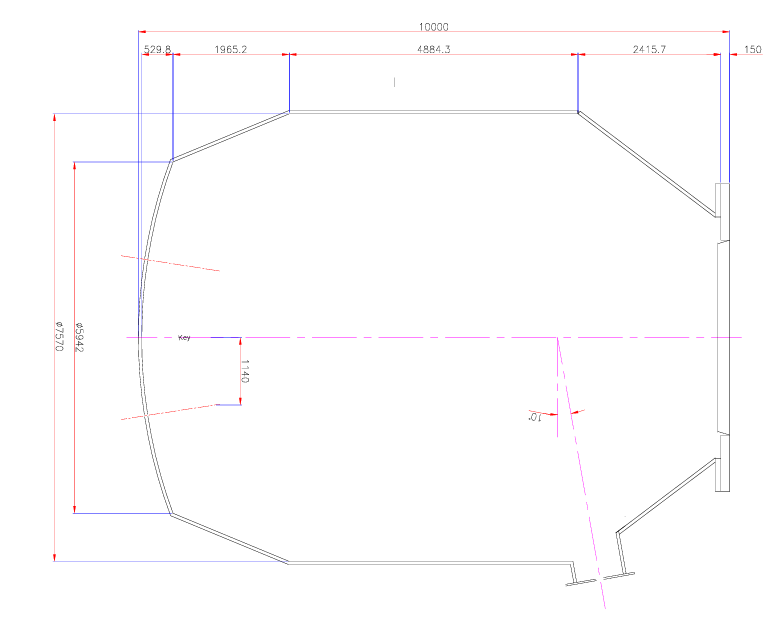
#> input picture data/sample_drawings/pressure_vessel_profile.png, 780 x 632 px
$ python -i opencv_processor.py   (imports and definitions only)
#> lines starting #> are read from the running program, lines starting #| are printed output that depends on the picture; after the words box and inside, x2 and y2 are one past the last pixel; in counts of white or black regions, pixels touching at a corner belong together
"""
app/services/part2_extraction/opencv_processor.py
==================================================
Part 2 — OpenCV Geometry Processing.

Processes the raw drawing image to extract structural geometry:
  1. Line detection (Hough Lines) — identify dimension lines, shell outline
  2. Circle/ellipse detection — identify circular cross-sections, nozzle bores
  3. Contour analysis — extract vessel outline and zone boundaries
  4. Scale estimation — map pixel distances to real dimensions using known dims
  5. Zone detection — split the vessel profile into discrete segments where
     the radius or slope changes, driven by the vessel contour profile curve

Outputs structured geometry primitives used by the geometry assembler.
"""
from __future__ import annotations

import math
from dataclasses import dataclass, field

import cv2
import numpy as np
from loguru import logger


# ── Data structures ───────────────────────────────────────────────────────────

@dataclass
class DetectedLine:
    """A line segment detected in the drawing."""
    x1: int
    y1: int
    x2: int
    y2: int
    length_px: float = 0.0
    angle_deg: float = 0.0   # 0° = horizontal, 90° = vertical


@dataclass
class DetectedCircle:
    """A circle detected in the drawing (Hough Circles)."""
    cx: int
    cy: int
    radius_px: int


@dataclass
class DetectedContour:
    """A structural contour (polygon approximation)."""
    points: np.ndarray
    area_px: float
    perimeter_px: float
    bounding_rect: tuple[int, int, int, int]   # (x, y, w, h)
    aspect_ratio: float


@dataclass
class VesselZone:
    """
    A discrete axial zone of the vessel where the outer profile changes slope.
    Zones are ordered bottom→top in image Y coordinates (top of image = vessel top).
    """
    y_top_px: int          # pixel y-coordinate of the top boundary of this zone
    y_bottom_px: int       # pixel y-coordinate of the bottom boundary of this zone
    height_px: float       # zone height in pixels
    radius_left_px: float  # outer shell radius at left edge (pixel distance from axis)
    radius_right_px: float # outer shell radius at right edge (average of both sides)
    radius_top_px: float   # radius at the narrow end (top of zone)
    radius_bottom_px: float # radius at the wide end (bottom of zone)
    slope_deg: float       # taper angle in degrees (0 = cylinder)
    zone_type: str = "unknown"  # cylinder | cone | dome | neck | flat_bottom


@dataclass
class OpenCVGeometryResult:
    """All geometry primitives extracted from one drawing image."""
    lines: list[DetectedLine] = field(default_factory=list)
    circles: list[DetectedCircle] = field(default_factory=list)
    contours: list[DetectedContour] = field(default_factory=list)
    # Estimated scale: pixels per mm (None if not determined)
    scale_px_per_mm: float | None = None
    # Largest detected bounding rectangle (likely the vessel outline)
    vessel_bounding_rect: tuple[int, int, int, int] | None = None
    # ── NEW: Discrete axial zones extracted from vessel profile ───────────────
    vessel_zones: list[VesselZone] = field(default_factory=list)
    # Vessel axis in pixel space (x coordinate of symmetry axis)
    vessel_axis_x_px: int | None = None


# ── Public API ────────────────────────────────────────────────────────────────

def process_geometry(
    image_bgr: np.ndarray,
    known_dimension_mm: float | None = None,
    known_dimension_px: float | None = None,
) -> OpenCVGeometryResult:
    """
    Run the full OpenCV geometry extraction pipeline.

    Args:
        image_bgr:             Input drawing image.
        known_dimension_mm:    A known real-world dimension (mm) for scale calc.
        known_dimension_px:    Pixel length corresponding to known_dimension_mm.

    Returns:
        OpenCVGeometryResult with detected lines, circles, contours, and zones.
    """
    result = OpenCVGeometryResult()

    # ── Preprocessing ─────────────────────────────────────────────────────────
    gray = cv2.cvtColor(image_bgr, cv2.COLOR_BGR2GRAY)
    blurred = cv2.GaussianBlur(gray, (5, 5), 0)
    edges = cv2.Canny(blurred, threshold1=50, threshold2=150, apertureSize=3)

    # ── 1. Line detection ─────────────────────────────────────────────────────
    result.lines = _detect_lines(edges)
    logger.debug(f"[OpenCV] Detected {len(result.lines)} line segments")

    # ── 2. Circle detection ───────────────────────────────────────────────────
    result.circles = _detect_circles(gray)
    logger.debug(f"[OpenCV] Detected {len(result.circles)} circles")

    # ── 3. Contour analysis ───────────────────────────────────────────────────
    result.contours = _detect_contours(edges, image_bgr.shape[:2])
    logger.debug(f"[OpenCV] Detected {len(result.contours)} significant contours")

    # ── 4. Vessel bounding rectangle ──────────────────────────────────────────
    result.vessel_bounding_rect = _find_vessel_bounding_rect(result.contours)

    # ── 5. Scale estimation ───────────────────────────────────────────────────
    if known_dimension_mm and known_dimension_px:
        result.scale_px_per_mm = known_dimension_px / known_dimension_mm
        logger.info(
            f"[OpenCV] Scale estimated: {result.scale_px_per_mm:.4f} px/mm"
        )
    elif result.vessel_bounding_rect and known_dimension_mm:
        # Estimate from the bounding rect's larger dimension
        _, _, w, h = result.vessel_bounding_rect
        larger_px = max(w, h)
        result.scale_px_per_mm = larger_px / known_dimension_mm
        logger.info(
            f"[OpenCV] Scale estimated from bounding rect: "
            f"{result.scale_px_per_mm:.4f} px/mm"
        )

    # ── 6. Vessel zone detection (NEW) ────────────────────────────────────────
    result.vessel_zones, result.vessel_axis_x_px = _detect_vessel_zones(
        gray, edges, result.vessel_bounding_rect
    )
    logger.info(
        f"[OpenCV] Detected {len(result.vessel_zones)} vessel zones "
        f"from profile contour"
    )

    logger.info("[OpenCV] Geometry processing complete.")
    return result


# [7 lines left out: function pixels_to_mm, not called in this run]


# ── Private helpers ────────────────────────────────────────────────────────────

def _detect_lines(edges: np.ndarray) -> list[DetectedLine]:
    """Detect line segments using Probabilistic Hough Transform."""
    raw_lines = cv2.HoughLinesP(
        edges,
        rho=1,
        theta=np.pi / 180,
        threshold=80,
        minLineLength=50,
        maxLineGap=10,
    )

    lines: list[DetectedLine] = []
    if raw_lines is None:
        return lines

    for seg in raw_lines:
        # OpenCV 4: seg shape is (1, 4) → seg[0]
        # OpenCV 5: seg shape is (4,)   → seg directly
        coords = seg[0] if seg.ndim == 2 else seg
        x1, y1, x2, y2 = int(coords[0]), int(coords[1]), int(coords[2]), int(coords[3])
        dx, dy = x2 - x1, y2 - y1
        length = float(np.hypot(dx, dy))
        angle = float(np.degrees(np.arctan2(dy, dx))) % 180
        lines.append(DetectedLine(x1, y1, x2, y2, length, angle))

    # Sort by length descending (longest lines first = vessel outlines)
    lines.sort(key=lambda l: l.length_px, reverse=True)
    return lines


def _detect_circles(gray: np.ndarray) -> list[DetectedCircle]:
    """Detect circles using Hough Circle Transform."""
    h, w = gray.shape
    scale = 1.0
    if max(h, w) > 2000:
        scale = 2000.0 / max(h, w)
        small_gray = cv2.resize(gray, (int(w * scale), int(h * scale)), interpolation=cv2.INTER_AREA)
    else:
        small_gray = gray

    sh, sw = small_gray.shape
    min_radius = max(10, min(sh, sw) // 50)
    max_radius = min(sh, sw) // 3

    raw = cv2.HoughCircles(
        small_gray,
        cv2.HOUGH_GRADIENT,
        dp=1.2,
        minDist=min_radius * 2,
        param1=50,
        param2=30,
        minRadius=min_radius,
        maxRadius=max_radius,
    )

    circles: list[DetectedCircle] = []
    if raw is None:
        return circles

    for c in np.round(raw[0, :]).astype(int):
        circles.append(DetectedCircle(cx=int(c[0] / scale), cy=int(c[1] / scale), radius_px=int(c[2] / scale)))

    # Sort by radius descending (largest first = vessel bore)
    circles.sort(key=lambda c: c.radius_px, reverse=True)
    return circles


def _detect_contours(
    edges: np.ndarray, image_shape: tuple[int, int]
) -> list[DetectedContour]:
    """Find and analyse significant contours in the edge image."""
    h, w = image_shape
    total_area = h * w

    contours_raw, _ = cv2.findContours(
        edges, cv2.RETR_EXTERNAL, cv2.CHAIN_APPROX_SIMPLE
    )

    result: list[DetectedContour] = []
    for cnt in contours_raw:
        area = cv2.contourArea(cnt)
        if area < total_area * 0.001:   # ignore tiny noise
            continue

        perimeter = cv2.arcLength(cnt, closed=True)
        x, y, cw, ch = cv2.boundingRect(cnt)
        aspect = cw / ch if ch > 0 else 0.0

        result.append(
            DetectedContour(
                points=cnt,
                area_px=area,
                perimeter_px=perimeter,
                bounding_rect=(x, y, cw, ch),
                aspect_ratio=aspect,
            )
        )

    # Sort by area descending
    result.sort(key=lambda c: c.area_px, reverse=True)
    return result


def _find_vessel_bounding_rect(
    contours: list[DetectedContour],
) -> tuple[int, int, int, int] | None:
    """
    Estimate the vessel body bounding rectangle.

    Heuristic: look for a large contour with high aspect ratio
    (vessel shell is much wider than it is tall in elevation view).
    """
    for cnt in contours:
        if cnt.aspect_ratio > 2.5:   # wide elongated shape = vessel elevation
            return cnt.bounding_rect
    # Fallback: return largest contour bounding rect
    if contours:
        return contours[0].bounding_rect
    return None


# ── Vessel zone detection ──────────────────────────────────────────────────────

def _detect_vessel_zones(
    gray: np.ndarray,
    edges: np.ndarray,
    vessel_rect: tuple[int, int, int, int] | None,
) -> tuple[list[VesselZone], int | None]:
    """
    Detect discrete axial zones of the vessel by analysing its horizontal
    outer-profile envelope row-by-row.

    Strategy:
      1. Crop the image to the vessel bounding rectangle.
      2. For each row of pixels (= one axial level of the vessel),
         measure the horizontal extent of the vessel boundary pixels.
      3. Track where the radius (half-width) changes slope significantly —
         these are zone boundaries (cylinder↔cone↔dome transitions).
      4. Group rows into segments of similar slope.

    Returns:
        (zones, axis_x_px) — zones are ordered top→bottom (image coords).
        Returns ([], None) if detection fails.
    """
    if vessel_rect is None:
        logger.debug("[OpenCV-Zones] No vessel bounding rect — skipping zone detection")
        return [], None

    vx, vy, vw, vh = vessel_rect
    img_h, img_w = gray.shape[:2]

    # Clamp to image boundaries
    x0 = max(0, vx)
    y0 = max(0, vy)
    x1 = min(img_w, vx + vw)
    y1 = min(img_h, vy + vh)

    if (x1 - x0) < 20 or (y1 - y0) < 20:
        logger.debug("[OpenCV-Zones] Vessel rect too small for zone analysis")
        return [], None

    # ── Build the vessel edge image in the cropped region ─────────────────────
    crop_edges = edges[y0:y1, x0:x1]

    # Use a dilated mask to bridge small gaps in the edge drawing
    kernel = cv2.getStructuringElement(cv2.MORPH_RECT, (3, 3))
    dilated = cv2.dilate(crop_edges, kernel, iterations=2)

    crop_h, crop_w = dilated.shape
    if crop_h < 10 or crop_w < 10:
        return [], None

    is_horizontal = crop_w > crop_h * 1.1
    if is_horizontal:
        dilated = dilated.T
        crop_h, crop_w = dilated.shape

    # ── Extract left-edge and right-edge x-positions per row ──────────────────
    # For each row (axial cross-section), find the leftmost and rightmost
    # white (edge) pixel → these are the vessel shell boundary pixels.
    left_edge_x  = np.full(crop_h, -1, dtype=np.float32)
    right_edge_x = np.full(crop_h, -1, dtype=np.float32)

    for row_idx in range(crop_h):
        row = dilated[row_idx, :]
        nonzero = np.where(row > 0)[0]
        if len(nonzero) >= 2:
            left_edge_x[row_idx]  = float(nonzero[0])
            right_edge_x[row_idx] = float(nonzero[-1])

    # ── Fill gaps (rows where no edge pixels were found) ─────────────────────
    left_edge_x  = _fill_gaps(left_edge_x)
    right_edge_x = _fill_gaps(right_edge_x)

    # Axis is the centre of the vessel profile
    valid = (left_edge_x >= 0) & (right_edge_x >= 0)
    if valid.sum() < 10:
        logger.debug("[OpenCV-Zones] Too few valid edge rows")
        return [], None

    axis_x_crop = float(np.mean(
        (left_edge_x[valid] + right_edge_x[valid]) / 2.0
    ))

    if is_horizontal:
        axis_x_img = int(y0 + axis_x_crop)
    else:
        axis_x_img = int(x0 + axis_x_crop)

    # Radius profile: half-width from axis to right edge (more stable side)
    radius_px_profile = np.where(
        right_edge_x >= 0,
        right_edge_x - axis_x_crop,
        -1.0,
    ).astype(np.float32)

    # Smooth the radius profile to reduce OCR annotation noise
    radius_smooth = _smooth_1d(radius_px_profile, window=max(5, crop_h // 60))

    # ── Detect slope-change breakpoints ───────────────────────────────────────
    breakpoints = _find_slope_breakpoints(radius_smooth, crop_h)
    logger.debug(f"[OpenCV-Zones] Found {len(breakpoints)} breakpoints at rows: {breakpoints}")

    # ── Build VesselZone objects from breakpoints ──────────────────────────────
    zones: list[VesselZone] = []
    boundaries = [0] + breakpoints + [crop_h - 1]

    for i in range(len(boundaries) - 1):
        row_top = boundaries[i]
        row_bot = boundaries[i + 1]
        if row_bot - row_top < 3:
            continue

        r_top = float(radius_smooth[row_top]) if radius_smooth[row_top] > 0 else 0.0
        r_bot = float(radius_smooth[row_bot]) if radius_smooth[row_bot] > 0 else 0.0

        # Mean radius
        seg_radii = radius_smooth[row_top:row_bot + 1]
        r_mean = float(np.mean(seg_radii[seg_radii > 0])) if (seg_radii > 0).any() else 0.0

        h_px = float(row_bot - row_top)

        # Slope angle (half-cone angle)
        if h_px > 0:
            delta_r = abs(r_top - r_bot)
            slope_deg = math.degrees(math.atan2(delta_r, h_px))
        else:
            slope_deg = 0.0

        # Classify zone type
        zone_type = _classify_zone(r_top, r_bot, h_px, slope_deg)

        zone = VesselZone(
            y_top_px=int(y0 + row_top),
            y_bottom_px=int(y0 + row_bot),
            height_px=h_px,
            radius_left_px=r_mean,
            radius_right_px=r_mean,
            radius_top_px=r_top,
            radius_bottom_px=r_bot,
            slope_deg=slope_deg,
            zone_type=zone_type,
        )
        zones.append(zone)

    logger.info(
        f"[OpenCV-Zones] Assembled {len(zones)} zones from {len(breakpoints)} breakpoints"
    )
    return zones, axis_x_img


def _fill_gaps(arr: np.ndarray, missing_val: float = -1.0) -> np.ndarray:
    """Linear interpolation to fill rows where no edge was detected."""
    result = arr.copy()
    n = len(result)
    i = 0
    while i < n:
        if result[i] == missing_val:
            # Find next valid value
            j = i + 1
            while j < n and result[j] == missing_val:
                j += 1
            # Find previous valid value
            prev_val = result[i - 1] if i > 0 else result[j] if j < n else 0.0
            next_val = result[j] if j < n else prev_val
            # Interpolate
            span = j - i + 1
            for k in range(i, min(j, n)):
                t = (k - i + 1) / span
                result[k] = prev_val * (1.0 - t) + next_val * t
            i = j
        else:
            i += 1
    return result


def _smooth_1d(arr: np.ndarray, window: int = 7) -> np.ndarray:
    """Simple moving-average smooth of a 1D float array."""
    if window < 2:
        return arr.copy()
    kernel = np.ones(window) / window
    smoothed = np.convolve(arr, kernel, mode="same")
    return smoothed.astype(np.float32)


def _find_slope_breakpoints(
    radius_profile: np.ndarray,
    n_rows: int,
    min_zone_height: int = 20,
    slope_change_threshold: float = 1.5,
) -> list[int]:
    """
    Find rows where the slope of the radius profile changes significantly.

    Uses a sliding-window first-derivative approach:
      - Compute dr/dy in a small window before and after each row.
      - Where |slope_after - slope_before| exceeds threshold → breakpoint.

    Returns list of row indices (sorted ascending).
    """
    if len(radius_profile) < min_zone_height * 2:
        return []

    # Derivative of radius w.r.t. row index
    w = max(3, min_zone_height // 4)
    drdy = np.gradient(radius_profile.astype(np.float64))

    # Smooth the derivative to reduce noise
    drdy_smooth = _smooth_1d(drdy.astype(np.float32), window=w * 2)

    breakpoints: list[int] = []
    last_bp = 0

    for i in range(w, n_rows - w):
        slope_before = float(drdy_smooth[max(0, i - w)])
        slope_after  = float(drdy_smooth[min(n_rows - 1, i + w)])
        change = abs(slope_after - slope_before)

        if change >= slope_change_threshold and (i - last_bp) >= min_zone_height:
            breakpoints.append(i)
            last_bp = i

    return breakpoints


def _classify_zone(
    r_top: float,
    r_bottom: float,
    height_px: float,
    slope_deg: float,
) -> str:
    """Classify a vessel zone from its geometry."""
    r_ratio = r_top / r_bottom if r_bottom > 0 else 1.0

    if height_px < 5:
        return "flat_bottom"
    if slope_deg < 2.0:
        return "cylinder"
    if r_ratio < 0.4 and slope_deg > 20:
        return "neck"
    if slope_deg > 5.0:
        return "cone"
    return "dome"

>>> import cv2
>>> picture = cv2.imread('../../../data/sample_drawings/pressure_vessel_profile.png')
#> picture is the input picture: shape (632, 780, 3); mean B, G, R 253.6, 253, 253.6
>>> result = process_geometry(picture)
#> in process_geometry, `edges = cv2.Canny(blurred, threshold1=50, threshold2=150, apertureSize..`:
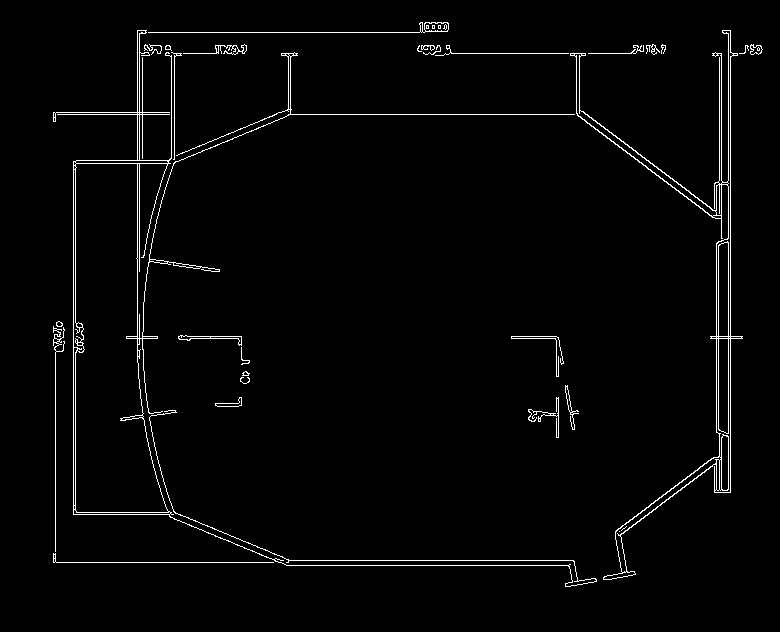
#> edges: shape (632, 780); 2.2% white in thin lines or dots, all inside (x1, y1, x2, y2) = (53, 22, 763, 587)
#> in _detect_lines, `raw_lines = cv2.HoughLinesP( edges, rho=1, theta=np.pi / 180, threshol..`: raw_lines = 37 rows, first 6: [730, 492, 730, 30], [728, 492, 728, 30], [288, 114, 587, 114], [73, 514, 73, 161], [75, 514, 75, 161], [137, 362, 137, 30]
#> the loop in _detect_lines, `for seg in raw_lines:` made 37 passes
#> (x1, y1, x2, y2, dx, dy, length, angle) on passes 1 to 4: (730, 492, 730, 30, 0, -462, 462, 90), (728, 492, 728, 30, 0, -462, 462, 90), (288, 114, 587, 114, 299, 0, 299, 0), (73, 514, 73, 161, 0, -353, 353, 90)
#> after the loop in _detect_lines, `for seg in raw_lines:`: lines = 37 items
#> in _detect_circles, `raw = cv2.HoughCircles( small_gray, cv2.HOUGH_GRADIENT, dp=1.2, minDis..`: raw = 248 rows, first 8: [239.4, 216.6, 186.8], [348.6, 360.6, 209.3], [538.2, 221.4, 192.1], [312.6, 388.2, 172.2], [324.6, 305.4, 196.1], [300.6, 191.4, 161.8], [516.6, 360.6, 201.4], [342.6, 233.4, 204]
#> the loop in _detect_circles, `for c in np.round(raw[0, :]).astype(int):` made 248 passes
#> c on passes 1 to 3: [239, 217, 187], [349, 361, 209], [538, 221, 192]
#> after the loop in _detect_circles, `for c in np.round(raw[0, :]).astype(int):`: circles = 248 items
#> in _detect_contours, `contours_raw, _ = cv2.findContours( edges, cv2.RETR_EXTERNAL, cv2.CHAI..`: contours_raw = 27 contours, 14 with area under 20; largest, box (x1, y1, x2, y2) and area: (53, 30, 597, 587) 25262, (570, 30, 743, 580) 6610, (148, 22, 449, 33) 230, (178, 335, 242, 346) 164, (215, 397, 242, 407) 88
#> the loop in _detect_contours, `for cnt in contours_raw:` made 27 passes
#> area on passes 2, 3, 4, 9: 31, 88.5, 77.5, 164
#> after the loop in _detect_contours, `for cnt in contours_raw:`: result = 2 items
#> the loop in _find_vessel_bounding_rect, `for cnt in contours:` made 2 passes
#> in process_geometry, `result.vessel_bounding_rect = _find_vessel_bounding_rect(result.contou..`: result.vessel_bounding_rect = (53, 30, 544, 557)
#> in _detect_vessel_zones, `vx, vy, vw, vh = vessel_rect`: vx = 53; vy = 30; vw = 544; vh = 557
#> in _detect_vessel_zones, `x0 = max(0, vx)`: x0 = 53
#> in _detect_vessel_zones, `y0 = max(0, vy)`: y0 = 30
#> in _detect_vessel_zones, `x1 = min(img_w, vx + vw)`: x1 = 597
#> in _detect_vessel_zones, `y1 = min(img_h, vy + vh)`: y1 = 587
#> in _detect_vessel_zones, `crop_edges = edges[y0:y1, x0:x1]`:
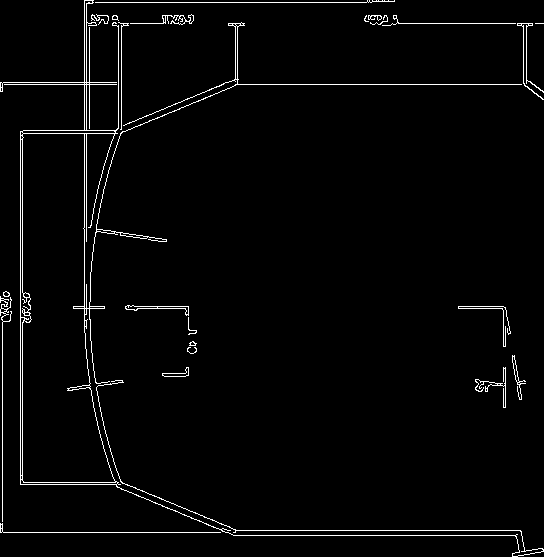
#> crop_edges: shape (557, 544); 2.4% white in thin lines or dots
#> in _detect_vessel_zones, `dilated = cv2.dilate(crop_edges, kernel, iterations=2)`:
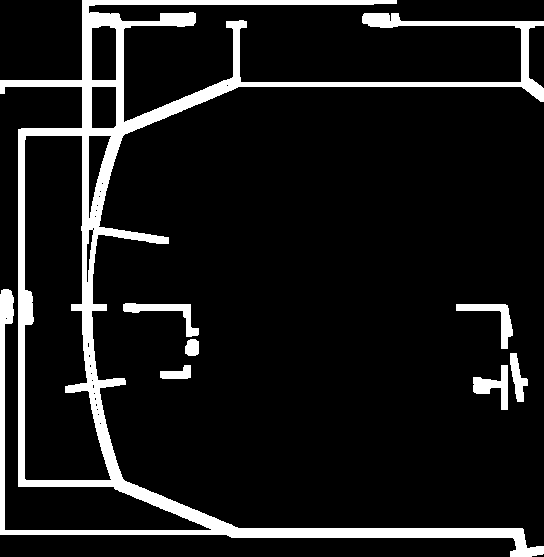
#> dilated: shape (557, 544); 10.3% white; 7 white regions, largest, box (x1, y1, x2, y2) and area: (0, 0, 544, 557) 28256, (123, 303, 199, 337) 725, (456, 304, 513, 349) 717
#> the loop in _detect_vessel_zones, `for row_idx in range(crop_h):` made 557 passes
#> nonzero on passes 6 to 8: [82, 83, 84, 85, 86, 87, 88, 89, 90, 91, 92, 93, 94], [82, 83, 84, 85, 86, 87, 88], [82, 83, 84, 85, 86, 87, 88]
#> after the loop in _detect_vessel_zones, `for row_idx in range(crop_h):`: left_edge_x = 557 values, max 516 at index 546, min 0 at index 80, mean 40.75; right_edge_x = 557 values, max 543 at index 21, min 88 at index 6, mean 283.3
#> in _fill_gaps, `result = arr.copy()`: result has the same summary as left_edge_x in _detect_vessel_zones
#> in _fill_gaps, `n = len(result)`: n = 557
#> in _detect_vessel_zones, `axis_x_crop = float(np.mean( (left_edge_x[valid] + right_edge_x[valid]..`: axis_x_crop = 162
#> in _detect_vessel_zones, `axis_x_img = int(x0 + axis_x_crop)`: axis_x_img = 215
#> in _detect_vessel_zones, `radius_px_profile = np.where( right_edge_x >= 0, right_edge_x - axis_x..`: radius_px_profile = 557 values, max 381 at index 21, min -74.03 at index 6, mean 121.3
#> in _smooth_1d, `smoothed = np.convolve(arr, kernel, mode="same")`: smoothed = 557 values, max 381 at index 92, min -70.03 at index 278, mean 120.1
#> in _detect_vessel_zones, `radius_smooth = _smooth_1d(radius_px_profile, window=max(5, crop_h // ..`: radius_smooth has the same summary as smoothed in _smooth_1d
#> in _find_slope_breakpoints, `drdy = np.gradient(radius_profile.astype(np.float64))`: drdy = 557 values, max 46.22 at index 306, min -45.78 at index 406, mean 0.102
#> in _find_slope_breakpoints, `drdy_smooth = _smooth_1d(drdy.astype(np.float32), window=w * 2)`: drdy_smooth = 557 values, max 41.31 at index 304, min -40.61 at index 410, mean 0.227
#> the loop in _find_slope_breakpoints, `for i in range(w, n_rows - w):` made 547 passes
#> (slope_before, slope_after, change) on passes 1 to 4: (-5.31, 8.37, 13.68), (-8.73, 15.26, 23.99), (-12.16, 22.36, 34.51), (-15, 27.94, 42.94)
#> the loop in _detect_vessel_zones, `for i in range(len(boundaries) - 1):` made 16 passes
